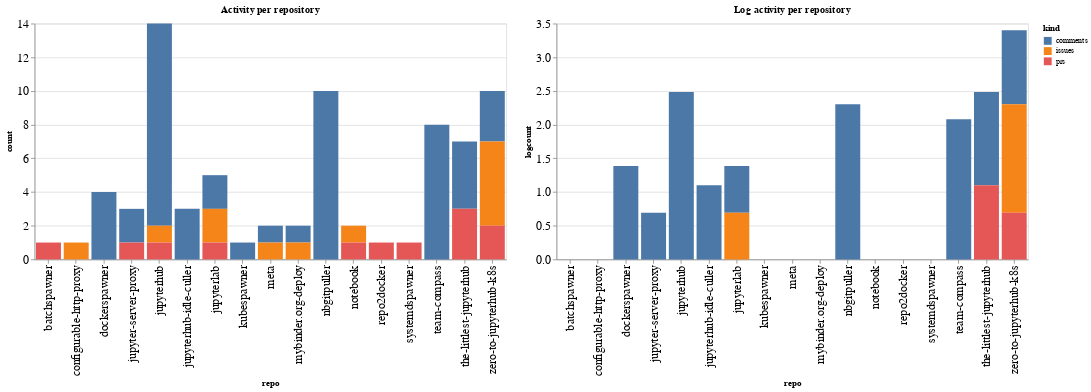

The code cell stored with this chart in its notebook:
### Code cell
ch1 = alt.Chart(repo_summaries, width=600, title="Activity per repository").mark_bar().encode(
    x='repo',
    y='count',
    color='kind',
    tooltip="kind"
)

ch2 = alt.Chart(repo_summaries, width=600, title="Log activity per repository").mark_bar().encode(
    x='repo',
    y='logcount',
    color='kind',
    tooltip="kind"
)

ch1 | ch2

### Figure 1 — Vega-Lite specification as saved in the notebook (floating-point values rounded to 4 significant figures)
{"config": {"axisLeft": {"labelFontSize": 15}, "axisBottom": {"labelFontSize": 15}}, "hconcat": [{"mark": "bar", "encoding": {"color": {"type": "nominal", "field": "kind"}, "tooltip": {"type": "nominal", "field": "kind"}, "x": {"type": "nominal", "field": "repo"}, "y": {"type": "quantitative", "field": "count"}}, "title": "Activity per repository", "width": 600}, {"mark": "bar", "encoding": {"color": {"type": "nominal", "field": "kind"}, "tooltip": {"type": "nominal", "field": "kind"}, "x": {"type": "nominal", "field": "repo"}, "y": {"type": "quantitative", "field": "logcount"}}, "title": "Log activity per repository", "width": 600}], "data": {"name": "data-d4e1103b88ceaca975af704336aec53d"}, "$schema": "https://vega.github.io/schema/vega-lite/v4.8.1.json", "datasets": {"data-d4e1103b88ceaca975af704336aec53d": [{"repo": "batchspawner", "kind": "prs", "count": 1, "logcount": 0.0}, {"repo": "configurable-http-proxy", "kind": "issues", "count": 1, "logcount": 0.0}, {"repo": "dockerspawner", "kind": "comments", "count": 4, "logcount": 1.386}, {"repo": "jupyter-server-proxy", "kind": "comments", "count": 2, "logcount": 0.6931}, {"repo": "jupyter-server-proxy", "kind": "prs", "count": 1, "logcount": 0.0}, {"repo": "jupyterhub", "kind": "comments", "count": 12, "logcount": 2.485}, {"repo": "jupyterhub", "kind": "issues", "count": 1, "logcount": 0.0}, {"repo": "jupyterhub", "kind": "prs", "count": 1, "logcount": 0.0}, {"repo": "jupyterhub-idle-culler", "kind": "comments", "count": 3, "logcount": 1.099}, {"repo": "jupyterlab", "kind": "comments", "count": 2, "logcount": 0.6931}, {"repo": "jupyterlab", "kind": "issues", "count": 2, "logcount": 0.6931}, {"repo": "jupyterlab", "kind": "prs", "count": 1, "logcount": 0.0}, {"repo": "kubespawner", "kind": "comments", "count": 1, "logcount": 0.0}, {"repo": "meta", "kind": "comments", "count": 1, "logcount": 0.0}, {"repo": "meta", "kind": "issues", "count": 1, "logcount": 0.0}, {"repo": "mybinder.org-deploy", "kind": "comments", "count": 1, "logcount": 0.0}, {"repo": "mybinder.org-deploy", "kind": "issues", "count": 1, "logcount": 0.0}, {"repo": "nbgitpuller", "kind": "comments", "count": 10, "logcount": 2.303}, {"repo": "notebook", "kind": "issues", "count": 1, "logcount": 0.0}, {"repo": "notebook", "kind": "prs", "count": 1, "logcount": 0.0}, {"repo": "repo2docker", "kind": "prs", "count": 1, "logcount": 0.0}, {"repo": "systemdspawner", "kind": "prs", "count": 1, "logcount": 0.0}, {"repo": "team-compass", "kind": "comments", "count": 8, "logcount": 2.079}, {"repo": "the-littlest-jupyterhub", "kind": "comments", "count": 4, "logcount": 1.386}, {"repo": "the-littlest-jupyterhub", "kind": "prs", "count": 3, "logcount": 1.099}, {"repo": "zero-to-jupyterhub-k8s", "kind": "comments", "count": 3, "logcount": 1.099}, {"repo": "zero-to-jupyterhub-k8s", "kind": "issues", "count": 5, "logcount": 1.609}, {"repo": "zero-to-jupyterhub-k8s", "kind": "prs", "count": 2, "logcount": 0.6931}]}}
